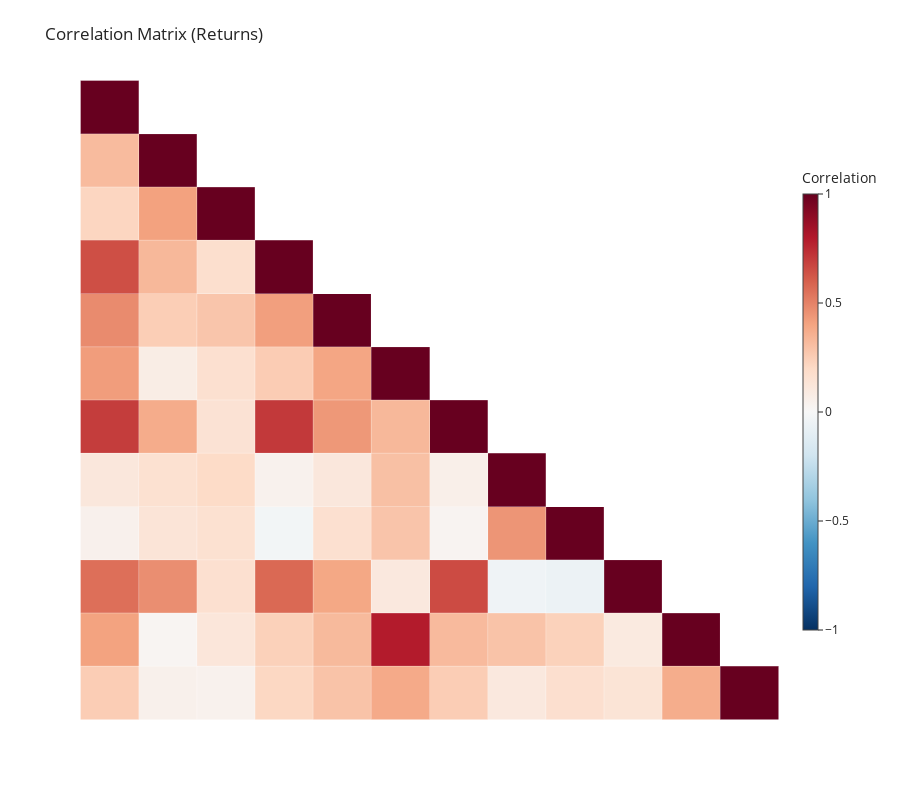

Notebook source saved alongside this figure:
### Code cell
pl.plot_correlation_matrix(position_data, interactive=False)

### Figure 1 — Plotly figure (JSON) as saved in the notebook; plotly's stock layout.template omitted (floating-point values rounded to 4 significant figures; data arrays with more than 128 entries replaced by an {"elided": "..."} marker saying what was removed)
{"data": [{"colorbar": {"len": 0.75, "thickness": 15, "title": {"text": "Correlation"}}, "colorscale": [[0, "rgb(5,48,97)"], [0.1, "rgb(33,102,172)"], [0.2, "rgb(67,147,195)"], [0.3, "rgb(146,197,222)"], [0.4, "rgb(209,229,240)"], [0.5, "rgb(247,247,247)"], [0.6, "rgb(253,219,199)"], [0.7, "rgb(244,165,130)"], [0.8, "rgb(214,96,77)"], [0.9, "rgb(178,24,43)"], [1, "rgb(103,0,31)"]], "hoverinfo": "text", "showscale": true, "text": {"elided": "12x12 str values"}, "type": "heatmap", "x": ["AAPL", "ASML.AS", "BMW.DE", "GOOGL", "JPM", "KO", "MSFT", "NESN.SW", "NOVN.SW", "NVDA", "PEP", "UNH"], "y": ["AAPL", "ASML.AS", "BMW.DE", "GOOGL", "JPM", "KO", "MSFT", "NESN.SW", "NOVN.SW", "NVDA", "PEP", "UNH"], "z": {"elided": "12x12 float values"}, "zmax": 1, "zmin": -1}], "layout": {"height": 800, "margin": {"b": 80, "l": 80, "r": 80, "t": 80}, "paper_bgcolor": "white", "plot_bgcolor": "white", "shapes": [{"line": {"color": "white", "width": 1}, "type": "line", "x0": -0.5, "x1": 11.5, "xref": "x", "y0": -0.5, "y1": -0.5, "yref": "y"}, {"line": {"color": "white", "width": 1}, "type": "line", "x0": -0.5, "x1": -0.5, "xref": "x", "y0": -0.5, "y1": 11.5, "yref": "y"}, {"line": {"color": "white", "width": 1}, "type": "line", "x0": -0.5, "x1": 11.5, "xref": "x", "y0": 0.5, "y1": 0.5, "yref": "y"}, {"line": {"color": "white", "width": 1}, "type": "line", "x0": 0.5, "x1": 0.5, "xref": "x", "y0": -0.5, "y1": 11.5, "yref": "y"}, {"line": {"color": "white", "width": 1}, "type": "line", "x0": -0.5, "x1": 11.5, "xref": "x", "y0": 1.5, "y1": 1.5, "yref": "y"}, {"line": {"color": "white", "width": 1}, "type": "line", "x0": 1.5, "x1": 1.5, "xref": "x", "y0": -0.5, "y1": 11.5, "yref": "y"}, {"line": {"color": "white", "width": 1}, "type": "line", "x0": -0.5, "x1": 11.5, "xref": "x", "y0": 2.5, "y1": 2.5, "yref": "y"}, {"line": {"color": "white", "width": 1}, "type": "line", "x0": 2.5, "x1": 2.5, "xref": "x", "y0": -0.5, "y1": 11.5, "yref": "y"}, {"line": {"color": "white", "width": 1}, "type": "line", "x0": -0.5, "x1": 11.5, "xref": "x", "y0": 3.5, "y1": 3.5, "yref": "y"}, {"line": {"color": "white", "width": 1}, "type": "line", "x0": 3.5, "x1": 3.5, "xref": "x", "y0": -0.5, "y1": 11.5, "yref": "y"}, {"line": {"color": "white", "width": 1}, "type": "line", "x0": -0.5, "x1": 11.5, "xref": "x", "y0": 4.5, "y1": 4.5, "yref": "y"}, {"line": {"color": "white", "width": 1}, "type": "line", "x0": 4.5, "x1": 4.5, "xref": "x", "y0": -0.5, "y1": 11.5, "yref": "y"}, {"line": {"color": "white", "width": 1}, "type": "line", "x0": -0.5, "x1": 11.5, "xref": "x", "y0": 5.5, "y1": 5.5, "yref": "y"}, {"line": {"color": "white", "width": 1}, "type": "line", "x0": 5.5, "x1": 5.5, "xref": "x", "y0": -0.5, "y1": 11.5, "yref": "y"}, {"line": {"color": "white", "width": 1}, "type": "line", "x0": -0.5, "x1": 11.5, "xref": "x", "y0": 6.5, "y1": 6.5, "yref": "y"}, {"line": {"color": "white", "width": 1}, "type": "line", "x0": 6.5, "x1": 6.5, "xref": "x", "y0": -0.5, "y1": 11.5, "yref": "y"}, {"line": {"color": "white", "width": 1}, "type": "line", "x0": -0.5, "x1": 11.5, "xref": "x", "y0": 7.5, "y1": 7.5, "yref": "y"}, {"line": {"color": "white", "width": 1}, "type": "line", "x0": 7.5, "x1": 7.5, "xref": "x", "y0": -0.5, "y1": 11.5, "yref": "y"}, {"line": {"color": "white", "width": 1}, "type": "line", "x0": -0.5, "x1": 11.5, "xref": "x", "y0": 8.5, "y1": 8.5, "yref": "y"}, {"line": {"color": "white", "width": 1}, "type": "line", "x0": 8.5, "x1": 8.5, "xref": "x", "y0": -0.5, "y1": 11.5, "yref": "y"}, {"line": {"color": "white", "width": 1}, "type": "line", "x0": -0.5, "x1": 11.5, "xref": "x", "y0": 9.5, "y1": 9.5, "yref": "y"}, {"line": {"color": "white", "width": 1}, "type": "line", "x0": 9.5, "x1": 9.5, "xref": "x", "y0": -0.5, "y1": 11.5, "yref": "y"}, {"line": {"color": "white", "width": 1}, "type": "line", "x0": -0.5, "x1": 11.5, "xref": "x", "y0": 10.5, "y1": 10.5, "yref": "y"}, {"line": {"color": "white", "width": 1}, "type": "line", "x0": 10.5, "x1": 10.5, "xref": "x", "y0": -0.5, "y1": 11.5, "yref": "y"}], "title": {"text": "Correlation Matrix (Returns)"}, "width": 900, "xaxis": {"visible": false}, "yaxis": {"autorange": "reversed", "visible": false}}}
